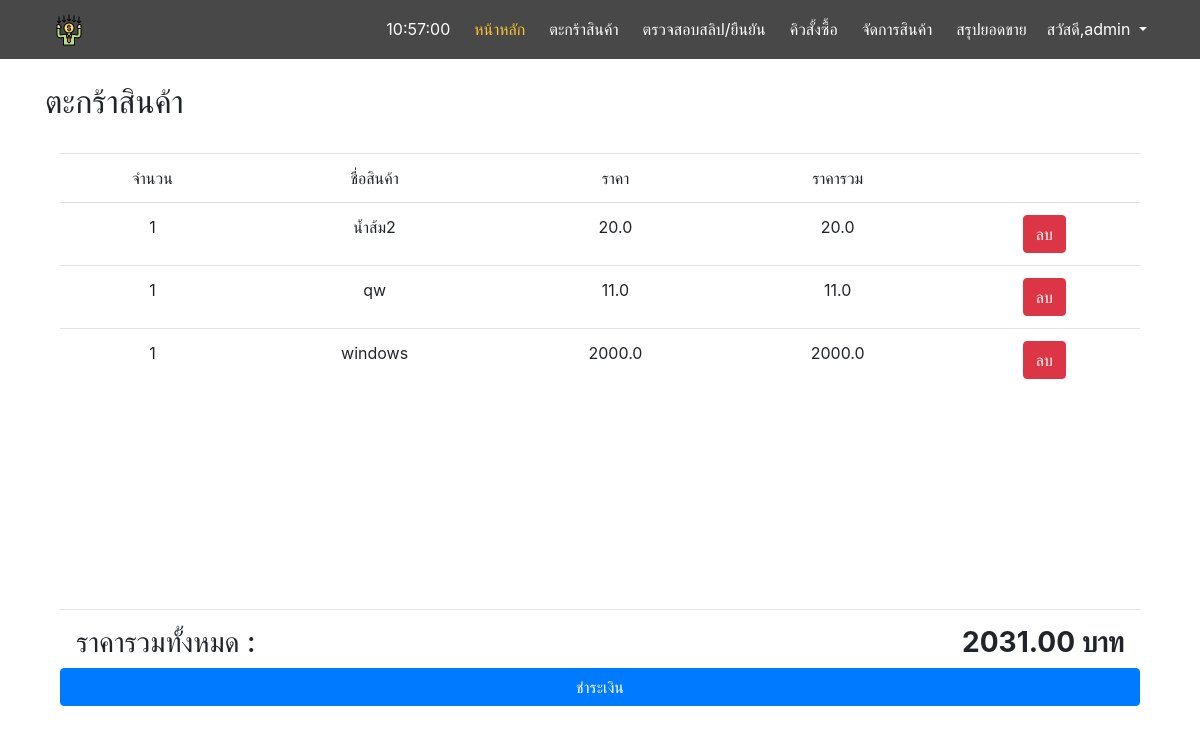
Before: /basket/ (signed in) with the older database file.
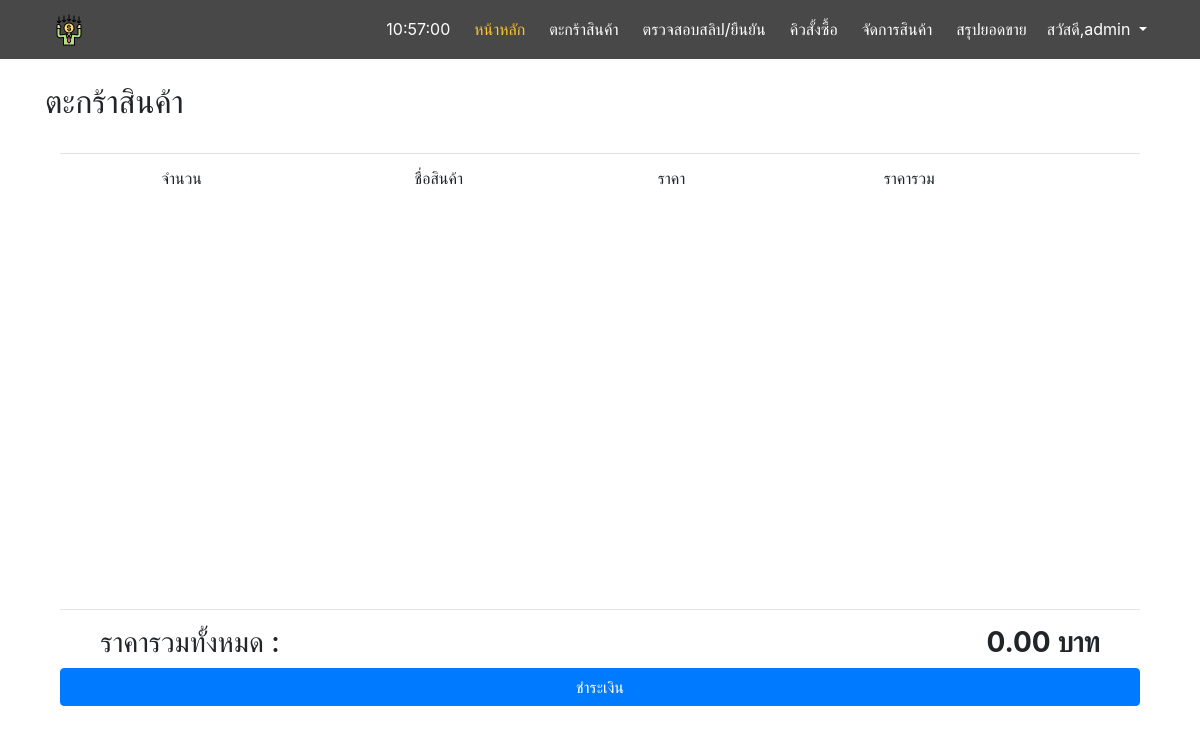
After: the same page with the newer database file.
### main/models.py (models this page shows, shortened)
class Order_items(models.Model):
    item_no = models.ForeignKey(Product, on_delete=models.PROTECT,null=True)
    unit = models.IntegerField()
    price = models.FloatField()
    item_price = models.FloatField()

class Product(models.Model):
    type = models.ForeignKey(Type, on_delete=models.PROTECT,null=True)
    name = models.CharField(max_length=255)
    description = models.CharField(max_length=255,null=True)
    price = models.FloatField()
    stock = models.IntegerField()
    picture = models.ImageField(default='product_pic/default.png',upload_to='product_pic',null=True,blank=True)

### main/views.py (the view)
# urls.py: path('basket/',views.basket,name='basket'),
@login_required
@permission_required('main.order_items.Can_view_order_items')
def basket(request):
    basket = Order_items.objects.all()
    total = 0
    for i in basket:
        total += i.item_price
    context={
        'basket':basket,
        'total': total
    }
    return render(request, 'main/basket.html',context=context)

### main/templates/main/basket.html (shortened to what this page needs)
{% extends 'base.html' %}
{% block content %}
    <h2>ตะกร้าสินค้า</h2><br>
    <div class='container text-center'>
        <div class='table-area'>
            <table class='table'>
                <tr>
                    <td>จำนวน</td>
                    <td>ชื่อสินค้า</td>
                    <td>ราคา</td>
                    <td>ราคารวม</td>
                    <td></td>
                </tr>
                {% for c in basket %}
                <tr>
                    <td>{{c.unit}}</td>
                    <td>{{c.item_no.name}}</td>
                    <td>{{c.item_no.price}}</td>
                    <td>{{c.item_price}}</td>
                    <td>
                    <a href="{% url 'deletetobasket' basket_id=c.id %}">
                        <div class='btn btn-danger'>ลบ</div>
                    </a>
                    </td>
                </tr>
                {% endfor %}
            </table>
        </div>
        <hr>
        <h3>ราคารวมทั้งหมด :<b class='pad'> {{total|stringformat:".2f"}} บาท</b></h3>
        <a href='{% url 'payment' %}'>
            <div class='btn btn-primary col'>ชำระเงิน</div>
        </a>
    </div>
{% endblock %}

Changed rows visible on the page:
removed Order_items: unit "1", item_no.name "น้ำส้ม2", item_no.price "20.0", item_price "20.0"
removed Order_items: unit "1", item_no.name "qw", item_no.price "11.0", item_price "11.0"
removed Order_items: unit "1", item_no.name "windows", item_no.price "2000.0", item_price "2000.0"
Other visible differences:
{{ total|stringformat:".2f" }}: "2031.00" → "0.00"
